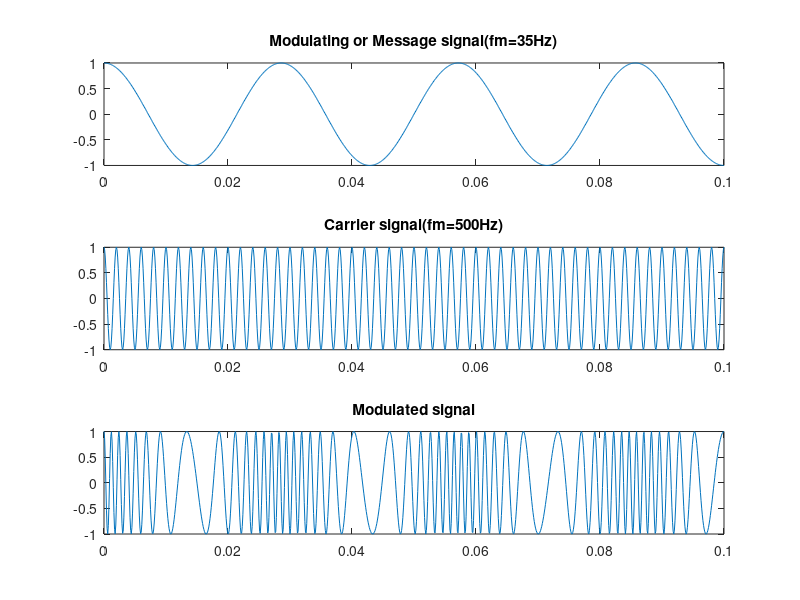

This chart was generated by the following MATLAB code:
%fm=35HZ,fc=500HZ,Am=1V,Ac=1V,B=10
fs=10000;
Ac=1;
Am=1;
fm=35;
fc=500;
B=10;
t=(0:.1*fs)/fs;
wc=2*pi*fc;
wm=2*pi*fm;
m_t=Am*cos(wm*t);
subplot(3,1,1);
plot(t,m_t);
title('Modulating or Message signal(fm=35Hz)');
c_t=Ac*cos(wc*t);
subplot(3,1,2);
plot(t,c_t);
title('Carrier signal(fm=500Hz)');
s_t=Ac*cos((wc*t)+B*sin(wm*t));
subplot(3,1,3);
plot(t,s_t);
title('Modulated signal');